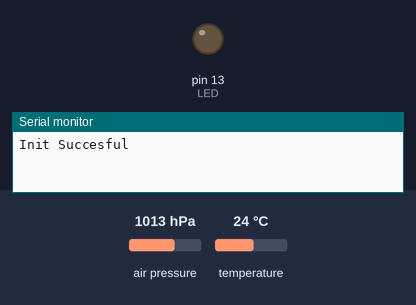
Bench run of a sketch on a simulated Arduino Uno, built with avr-gcc and run on an emulated ATmega328P. Shown: output pins drawn as LEDs (lit = HIGH), the last lines printed to the serial monitor. The test bench sets the inputs (shaded band); at power-on: air pressure 1013 hPa, temperature 24 °C.

Above: at 0.1 s.
At 2.1 s:
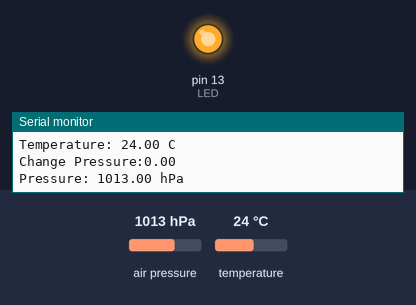
Timing chart, 0 to 3.6 s (numbered marks = the images above):
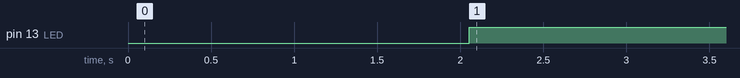

The sketch:

bmp180_0.ino
```cpp
#include <Wire.h>
#include <SFE_BMP180.h>

#define LED 13
double prevPres = 0;
double prevTime = millis();
double stdDiff = 1;
SFE_BMP180 bmp180;

void setup() {
  Serial.begin(9600);
  pinMode(LED, OUTPUT);

  if (bmp180.begin()){
    Serial.println("Init Succesful");
  } else {
    Serial.println("Non Succesful Init");
  }


}

void loop() {

  char status;
  double T, P;
  bool success = false;

  status = bmp180.startTemperature();

  if (status != 0) {
    delay(1000);
    status = bmp180.getTemperature(T);

    if (status != 0) {
      status = bmp180.startPressure(3);

      if (status != 0) {
        delay(status);
        status = bmp180.getPressure(P, T);

        if (status != 0) {
          //float comp = bmp180.sealevel(P, Altitude);
          if ((P-prevPres)< stdDiff){
             Serial.print("Change Pressure:");
             Serial.println(P-prevPres);
             digitalWrite(LED,HIGH);
          }

          Serial.print("Pressure: ");
          Serial.print(P);
          Serial.println(" hPa");

          Serial.print("Temperature: ");
          Serial.print(T);
          Serial.println(" C");

          prevPres = P;
          prevTime = millis();
        }
      }
    }
  }
}
```

Measured:
- by itself, pin 13 (LED): LOW → HIGH at 2.1 s
